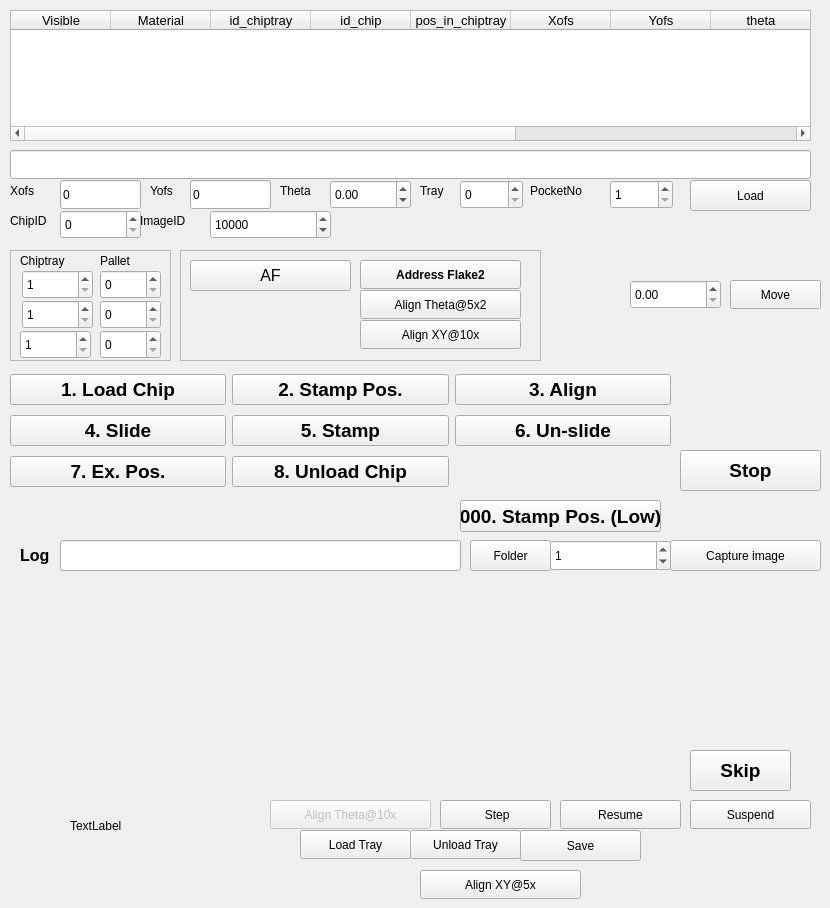
      <widget class="QWidget" name="tab">
       <attribute name="title">
        <string>ページ</string>
       </attribute>
       <widget class="QTableWidget" name="tdmtableWidget">
        <property name="geometry">
         <rect>
          <x>10</x>
          <y>10</y>
          <width>801</width>
          <height>131</height>
         </rect>
        </property>
        <property name="font">
         <font>
          <pointsize>10</pointsize>
         </font>
        </property>
        <column>
         <property name="text">
          <string>Visible</string>
         </property>
        </column>
        <column>
         <property name="text">
          <string>Material</string>
         </property>
        </column>
        <column>
         <property name="text">
          <string>id_chiptray</string>
         </property>
        </column>
        <column>
         <property name="text">
          <string>id_chip</string>
         </property>
        </column>
        <column>
         <property name="text">
          <string>pos_in_chiptray</string>
         </property>
        </column>
        <column>
         <property name="text">
          <string>Xofs</string>
         </property>
        </column>
        <column>
         <property name="text">
          <string>Yofs</string>
         </property>
        </column>
        <column>
         <property name="text">
          <string>theta</string>
         </property>
        </column>
        <column>
         <property name="text">
          <string>alpha</string>
         </property>
        </column>
        <column>
         <property name="text">
          <string>filename</string>
         </property>
        </column>
        <column>
         <property name="text">
          <string>url</string>
         </property>
        </column>
       </widget>
       <widget class="QToolButton" name="pushButton_LoadFile">
        <property name="geometry">
         <rect>
          <x>690</x>
          <y>180</y>
          <width>121</width>
          <height>31</height>
         </rect>
        </property>
        <property name="text">
         <string>Load</string>
        </property>
       </widget>
       <widget class="QToolButton" name="pushButton_SaveFile">
        <property name="geometry">
         <rect>
          <x>520</x>
          <y>830</y>
          <width>121</width>
          <height>31</height>
         </rect>
        </property>
        <property name="text">
         <string>Save</string>
        </property>
       </widget>
       <widget class="QPushButton" name="pushButton_Suspend">
        <property name="geometry">
         <rect>
          <x>690</x>
          <y>800</y>
          <width>121</width>
          <height>29</height>
         </rect>
        </property>
        <property name="text">
         <string>Suspend</string>
        </property>
       </widget>
       <widget class="QPushButton" name="pushButton_Resume">
        <property name="geometry">
         <rect>
          <x>560</x>
          <y>800</y>
          <width>121</width>
          <height>29</height>
         </rect>
        </property>
        <property name="text">
         <string>Resume</string>
        </property>
       </widget>
       <widget class="QPushButton" name="pushButton_Stop">
        <property name="geometry">
         <rect>
          <x>680</x>
          <y>450</y>
          <width>141</width>
          <height>41</height>
         </rect>
        </property>
        <property name="font">
         <font>
          <pointsize>14</pointsize>
          <weight>75</weight>
          <bold>true</bold>
         </font>
        </property>
        <property name="text">
         <string>Stop</string>
        </property>
       </widget>
       <widget class="QPushButton" name="pushButton_StartStep">
        <property name="geometry">
         <rect>
          <x>440</x>
          <y>800</y>
          <width>111</width>
          <height>29</height>
         </rect>
        </property>
        <property name="text">
         <string> Step</string>
        </property>
       </widget>
       <widget class="QPushButton" name="pushButton_LoadTray">
        <property name="geometry">
         <rect>
          <x>300</x>
          <y>830</y>
          <width>111</width>
          <height>29</height>
         </rect>
        </property>
        <property name="text">
         <string>Load Tray</string>
        </property>
       </widget>
       <widget class="QPushButton" name="pushButton_UnloadTray">
        <property name="geometry">
         <rect>
          <x>410</x>
          <y>830</y>
          <width>111</width>
          <height>29</height>
         </rect>
        </property>
        <property name="text">
         <string>Unload Tray</string>
        </property>
       </widget>
       <widget class="QPushButton" name="pushButton_AlignFlakeTheta10x">
        <property name="enabled">
         <bool>false</bool>
        </property>
        <property name="geometry">
         <rect>
          <x>270</x>
          <y>800</y>
          <width>161</width>
          <height>29</height>
         </rect>
        </property>
        <property name="text">
         <string>Align Theta@10x</string>
        </property>
       </widget>
       <widget class="QLabel" name="label_Status">
        <property name="geometry">
         <rect>
          <x>70</x>
          <y>800</y>
          <width>211</width>
          <height>51</height>
         </rect>
        </property>
        <property name="text">
         <string>TextLabel</string>
        </property>
       </widget>
       <widget class="QLineEdit" name="lineEdit_Filename">
        <property name="geometry">
         <rect>
          <x>10</x>
          <y>150</y>
          <width>801</width>
          <height>29</height>
         </rect>
        </property>
       </widget>
       <widget class="QLineEdit" name="lineEdit_Xofs">
        <property name="geometry">
         <rect>
          <x>60</x>
          <y>180</y>
          <width>81</width>
          <height>29</height>
         </rect>
        </property>
        <property name="text">
         <string>0</string>
        </property>
       </widget>
       <widget class="QLineEdit" name="lineEdit_Yofs">
        <property name="geometry">
         <rect>
          <x>190</x>
          <y>180</y>
          <width>81</width>
          <height>29</height>
         </rect>
        </property>
        <property name="text">
         <string>0</string>
        </property>
       </widget>
       <widget class="QLabel" name="label_Status_2">
        <property name="geometry">
         <rect>
          <x>10</x>
          <y>180</y>
          <width>41</width>
          <height>21</height>
         </rect>
        </property>
        <property name="text">
         <string>Xofs</string>
        </property>
       </widget>
       <widget class="QLabel" name="label_Status_3">
        <property name="geometry">
         <rect>
          <x>150</x>
          <y>180</y>
          <width>41</width>
          <height>21</height>
         </rect>
        </property>
        <property name="text">
         <string>Yofs</string>
        </property>
       </widget>
       <widget class="QLabel" name="label_Status_4">
        <property name="geometry">
         <rect>
          <x>280</x>
          <y>180</y>
          <width>41</width>
          <height>21</height>
         </rect>
        </property>
        <property name="text">
         <string>Theta</string>
        </property>
       </widget>
       <widget class="QDoubleSpinBox" name="doubleSpinBox_Rotangle">
        <property name="geometry">
         <rect>
          <x>330</x>
          <y>180</y>
          <width>81</width>
          <height>29</height>
         </rect>
        </property>
        <property name="decimals">
         <number>2</number>
        </property>
        <property name="minimum">
         <double>-180.000000000000000</double>
        </property>
        <property name="maximum">
         <double>360.000000000000000</double>
        </property>
        <property name="singleStep">
         <double>0.010000000000000</double>
        </property>
       </widget>
       <widget class="QSpinBox" name="spinBox_PosinChiptray">
        <property name="geometry">
         <rect>
          <x>610</x>
          <y>180</y>
          <width>63</width>
          <height>29</height>
         </rect>
        </property>
        <property name="minimum">
         <number>1</number>
        </property>
        <property name="maximum">
         <number>36</number>
        </property>
       </widget>
       <widget class="QLabel" name="label_Status_5">
        <property name="geometry">
         <rect>
          <x>530</x>
          <y>180</y>
          <width>71</width>
          <height>21</height>
         </rect>
        </property>
        <property name="text">
         <string>PocketNo</string>
        </property>
       </widget>
       <widget class="QLabel" name="label_Status_6">
        <property name="geometry">
         <rect>
          <x>420</x>
          <y>180</y>
          <width>71</width>
          <height>21</height>
         </rect>
        </property>
        <property name="text">
         <string>Tray</string>
        </property>
       </widget>
       <widget class="QSpinBox" name="spinBox_ChiptrayNo">
        <property name="geometry">
         <rect>
          <x>460</x>
          <y>180</y>
          <width>63</width>
          <height>29</height>
         </rect>
        </property>
        <property name="minimum">
         <number>0</number>
        </property>
        <property name="maximum">
         <number>10000</number>
        </property>
        <property name="value">
         <number>0</number>
        </property>
       </widget>
       <widget class="QDoubleSpinBox" name="doubleSpinBox_LinearStage">
        <property name="geometry">
         <rect>
          <x>630</x>
          <y>280</y>
          <width>91</width>
          <height>29</height>
         </rect>
        </property>
        <property name="decimals">
         <number>2</number>
        </property>
        <property name="maximum">
         <double>3000.000000000000000</double>
        </property>
       </widget>
       <widget class="QPushButton" name="pushButton_MoveLinearStage">
        <property name="geometry">
         <rect>
          <x>730</x>
          <y>280</y>
          <width>91</width>
          <height>29</height>
         </rect>
        </property>
        <property name="text">
         <string>Move</string>
        </property>
       </widget>
       <widget class="QFrame" name="frame_5">
        <property name="geometry">
         <rect>
          <x>10</x>
          <y>250</y>
          <width>161</width>
          <height>111</height>
         </rect>
        </property>
        <property name="frameShape">
         <enum>QFrame::StyledPanel</enum>
        </property>
        <property name="frameShadow">
         <enum>QFrame::Raised</enum>
        </property>
        <widget class="QLabel" name="label_Status_7">
         <property name="geometry">
          <rect>
           <x>90</x>
           <y>0</y>
           <width>71</width>
           <height>21</height>
          </rect>
         </property>
         <property name="text">
          <string>Pallet</string>
         </property>
        </widget>
        <widget class="QSpinBox" name="spinBox_ChiptrayNo_2">
         <property name="geometry">
          <rect>
           <x>12</x>
           <y>50</y>
           <width>71</width>
           <height>29</height>
          </rect>
         </property>
         <property name="minimum">
          <number>1</number>
         </property>
         <property name="maximum">
          <number>10000</number>
         </property>
        </widget>
        <widget class="QSpinBox" name="spinBox_ChiptrayNo_1">
         <property name="geometry">
          <rect>
           <x>12</x>
           <y>20</y>
           <width>71</width>
           <height>29</height>
          </rect>
         </property>
         <property name="minimum">
          <number>1</number>
         </property>
         <property name="maximum">
          <number>10000</number>
         </property>
        </widget>
        <widget class="QLabel" name="label_Status_8">
         <property name="geometry">
          <rect>
           <x>10</x>
           <y>0</y>
           <width>91</width>
           <height>21</height>
          </rect>
         </property>
         <property name="text">
          <string>Chiptray</string>
         </property>
        </widget>
        <widget class="QSpinBox" name="spinBox_PalletNo_1">
         <property name="geometry">
          <rect>
           <x>90</x>
           <y>20</y>
           <width>61</width>
           <height>29</height>
          </rect>
         </property>
         <property name="minimum">
          <number>0</number>
         </property>
         <property name="maximum">
          <number>2</number>
         </property>
        </widget>
        <widget class="QSpinBox" name="spinBox_PalletNo_2">
         <property name="geometry">
          <rect>
           <x>90</x>
           <y>50</y>
           <width>61</width>
           <height>29</height>
          </rect>
         </property>
         <property name="minimum">
          <number>0</number>
         </property>
         <property name="maximum">
          <number>2</number>
         </property>
        </widget>
        <widget class="QSpinBox" name="spinBox_PalletNo_3">
         <property name="geometry">
          <rect>
           <x>90</x>
           <y>80</y>
           <width>61</width>
           <height>29</height>
          </rect>
         </property>
         <property name="minimum">
          <number>0</number>
         </property>
         <property name="maximum">
          <number>2</number>
         </property>
        </widget>
        <widget class="QSpinBox" name="spinBox_ChiptrayNo_3">
         <property name="geometry">
          <rect>
           <x>10</x>
           <y>80</y>
           <width>71</width>
           <height>29</height>
          </rect>
         </property>
         <property name="minimum">
          <number>1</number>
         </property>
         <property name="maximum">
          <number>10000</number>
         </property>
        </widget>
       </widget>
       <widget class="QFrame" name="frame_2">
        <property name="geometry">
         <rect>
          <x>180</x>
          <y>250</y>
          <width>361</width>
          <height>111</height>
         </rect>
        </property>
        <property name="frameShape">
         <enum>QFrame::StyledPanel</enum>
        </property>
        <property name="frameShadow">
         <enum>QFrame::Raised</enum>
        </property>
        <widget class="QPushButton" name="pushButton_AddressFlake2">
         <property name="geometry">
          <rect>
           <x>180</x>
           <y>10</y>
           <width>161</width>
           <height>29</height>
          </rect>
         </property>
         <property name="font">
          <font>
           <weight>75</weight>
           <bold>true</bold>
          </font>
         </property>
         <property name="text">
          <string>Address Flake2</string>
         </property>
        </widget>
        <widget class="QPushButton" name="pushButton_AlignFlakeTheta5x2">
         <property name="geometry">
          <rect>
           <x>180</x>
           <y>40</y>
           <width>161</width>
           <height>29</height>
          </rect>
         </property>
         <property name="text">
          <string>Align Theta@5x2</string>
         </property>
        </widget>
        <widget class="QPushButton" name="pushButton_AlignFlakeXY10x2">
         <property name="geometry">
          <rect>
           <x>180</x>
           <y>70</y>
           <width>161</width>
           <height>29</height>
          </rect>
         </property>
         <property name="text">
          <string>Align XY@10x</string>
         </property>
        </widget>
        <widget class="QPushButton" name="pushButton_AutoFocus">
         <property name="geometry">
          <rect>
           <x>10</x>
           <y>10</y>
           <width>161</width>
           <height>31</height>
          </rect>
         </property>
         <property name="font">
          <font>
           <pointsize>12</pointsize>
           <weight>50</weight>
           <bold>false</bold>
          </font>
         </property>
         <property name="text">
          <string>AF</string>
         </property>
        </widget>
       </widget>
       <widget class="QPushButton" name="pushButton_SetPicFolder">
        <property name="geometry">
         <rect>
          <x>470</x>
          <y>540</y>
          <width>81</width>
          <height>31</height>
         </rect>
        </property>
        <property name="text">
         <string>Folder</string>
        </property>
       </widget>
       <widget class="QLineEdit" name="lineEdit_picFolder">
        <property name="geometry">
         <rect>
          <x>60</x>
          <y>540</y>
          <width>401</width>
          <height>31</height>
         </rect>
        </property>
       </widget>
       <widget class="QSpinBox" name="spinBox_pic_count">
        <property name="geometry">
         <rect>
          <x>550</x>
          <y>540</y>
          <width>121</width>
          <height>31</height>
         </rect>
        </property>
        <property name="minimum">
         <number>0</number>
        </property>
        <property name="maximum">
         <number>1000</number>
        </property>
        <property name="value">
         <number>1</number>
        </property>
       </widget>
       <widget class="QLabel" name="label_67">
        <property name="geometry">
         <rect>
          <x>20</x>
          <y>540</y>
          <width>61</width>
          <height>31</height>
         </rect>
        </property>
        <property name="font">
         <font>
          <pointsize>12</pointsize>
          <weight>75</weight>
          <bold>true</bold>
         </font>
        </property>
        <property name="text">
         <string>Log</string>
        </property>
       </widget>
       <widget class="QPushButton" name="pushButton_CaptureImage">
        <property name="geometry">
         <rect>
          <x>670</x>
          <y>540</y>
          <width>151</width>
          <height>31</height>
         </rect>
        </property>
        <property name="text">
         <string>Capture image</string>
        </property>
       </widget>
       <widget class="QPushButton" name="pushButton_Skip">
        <property name="geometry">
         <rect>
          <x>690</x>
          <y>750</y>
          <width>101</width>
          <height>41</height>
         </rect>
        </property>
        <property name="font">
         <font>
          <pointsize>14</pointsize>
          <weight>75</weight>
          <bold>true</bold>
         </font>
        </property>
        <property name="text">
         <string>Skip</string>
        </property>
       </widget>
       <widget class="QPushButton" name="pushButton_AlignFlakeXY5x">
        <property name="geometry">
         <rect>
          <x>420</x>
          <y>870</y>
          <width>161</width>
          <height>29</height>
         </rect>
        </property>
        <property name="text">
         <string>Align XY@5x</string>
        </property>
       </widget>
       <widget class="QWidget" name="gridLayoutWidget">
        <property name="geometry">
         <rect>
          <x>10</x>
          <y>370</y>
          <width>661</width>
          <height>121</height>
         </rect>
        </property>
        <layout class="QGridLayout" name="gridLayout_2">
         <item row="0" column="1">
          <widget class="QPushButton" name="pushButton_Alignment_Pos">
           <property name="font">
            <font>
             <pointsize>14</pointsize>
             <weight>75</weight>
             <bold>true</bold>
            </font>
           </property>
           <property name="text">
            <string>2. Stamp Pos.</string>
           </property>
          </widget>
         </item>
         <item row="0" column="0">
          <widget class="QPushButton" name="pushButton_LoadChip">
           <property name="font">
            <font>
             <pointsize>14</pointsize>
             <weight>75</weight>
             <bold>true</bold>
            </font>
           </property>
           <property name="text">
            <string>1. Load Chip</string>
           </property>
          </widget>
         </item>
         <item row="0" column="2">
          <widget class="QPushButton" name="pushButton_AutoAlign">
           <property name="font">
            <font>
             <pointsize>14</pointsize>
             <weight>75</weight>
             <bold>true</bold>
            </font>
           </property>
           <property name="text">
            <string>3. Align</string>
           </property>
          </widget>
         </item>
         <item row="1" column="0">
          <widget class="QPushButton" name="pushButton_Stamp_Fukki">
           <property name="font">
            <font>
             <pointsize>14</pointsize>
             <weight>75</weight>
             <bold>true</bold>
            </font>
           </property>
           <property name="text">
            <string>4. Slide</string>
           </property>
          </widget>
         </item>
         <item row="1" column="1">
          <widget class="QPushButton" name="pushButton_Stamp">
           <property name="font">
            <font>
             <pointsize>14</pointsize>
             <weight>75</weight>
             <bold>true</bold>
            </font>
           </property>
           <property name="text">
            <string>5. Stamp</string>
           </property>
          </widget>
         </item>
         <item row="1" column="2">
          <widget class="QPushButton" name="pushButton_Stamp_Taihi">
           <property name="font">
            <font>
             <pointsize>14</pointsize>
             <weight>75</weight>
             <bold>true</bold>
            </font>
           </property>
           <property name="text">
            <string>6. Un-slide</string>
           </property>
          </widget>
         </item>
         <item row="2" column="1">
          <widget class="QPushButton" name="pushButton_UnloadChip">
           <property name="font">
            <font>
             <pointsize>14</pointsize>
             <weight>75</weight>
             <bold>true</bold>
            </font>
           </property>
           <property name="text">
            <string>8. Unload Chip</string>
           </property>
          </widget>
         </item>
         <item row="2" column="0">
          <widget class="QPushButton" name="pushButton_Exchange_Pos">
           <property name="font">
            <font>
             <pointsize>14</pointsize>
             <weight>75</weight>
             <bold>true</bold>
            </font>
           </property>
           <property name="text">
            <string>7. Ex. Pos.</string>
           </property>
          </widget>
         </item>
        </layout>
       </widget>
       <widget class="QSpinBox" name="spinBox_ChipID">
        <property name="geometry">
         <rect>
          <x>60</x>
          <y>210</y>
          <width>81</width>
          <height>29</height>
         </rect>
        </property>
        <property name="minimum">
         <number>0</number>
        </property>
        <property name="maximum">
         <number>1000000000</number>
        </property>
        <property name="value">
         <number>0</number>
        </property>
       </widget>
       <widget class="QLabel" name="label_Status_9">
        <property name="geometry">
         <rect>
          <x>10</x>
          <y>210</y>
          <width>51</width>
          <height>21</height>
         </rect>
        </property>
        <property name="text">
         <string>ChipID</string>
        </property>
       </widget>
       <widget class="QLabel" name="label_Status_10">
        <property name="geometry">
         <rect>
          <x>140</x>
          <y>210</y>
          <width>61</width>
          <height>21</height>
         </rect>
        </property>
        <property name="text">
         <string>ImageID</string>
        </property>
       </widget>
       <widget class="QSpinBox" name="spinBox_ImageID">
        <property name="geometry">
         <rect>
          <x>210</x>
          <y>210</y>
          <width>121</width>
          <height>29</height>
         </rect>
        </property>
        <property name="minimum">
         <number>0</number>
        </property>
        <property name="maximum">
         <number>1000000000</number>
        </property>
        <property name="value">
         <number>10000</number>
        </property>
       </widget>
       <widget class="QPushButton" name="pushButton_Alignment_Pos_Low">
        <property name="geometry">
         <rect>
          <x>460</x>
          <y>500</y>
          <width>201</width>
          <height>32</height>
         </rect>
        </property>
        <property name="font">
         <font>
          <pointsize>14</pointsize>
          <weight>75</weight>
          <bold>true</bold>
         </font>
        </property>
        <property name="text">
         <string>000. Stamp Pos. (Low)</string>
        </property>
       </widget>
       <zorder>label_Status</zorder>
       <zorder>frame_5</zorder>
       <zorder>tdmtableWidget</zorder>
       <zorder>pushButton_LoadFile</zorder>
       <zorder>pushButton_SaveFile</zorder>
       <zorder>pushButton_Suspend</zorder>
       <zorder>pushButton_Resume</zorder>
       <zorder>pushButton_Stop</zorder>
       <zorder>pushButton_StartStep</zorder>
       <zorder>pushButton_LoadTray</zorder>
       <zorder>pushButton_UnloadTray</zorder>
       <zorder>pushButton_AlignFlakeTheta10x</zorder>
       <zorder>lineEdit_Filename</zorder>
       <zorder>lineEdit_Xofs</zorder>
       <zorder>lineEdit_Yofs</zorder>
       <zorder>label_Status_2</zorder>
       <zorder>label_Status_3</zorder>
       <zorder>label_Status_4</zorder>
       <zorder>doubleSpinBox_Rotangle</zorder>
       <zorder>spinBox_PosinChiptray</zorder>
       <zorder>label_Status_5</zorder>
       <zorder>label_Status_6</zorder>
       <zorder>spinBox_ChiptrayNo</zorder>
       <zorder>doubleSpinBox_LinearStage</zorder>
       <zorder>pushButton_MoveLinearStage</zorder>
       <zorder>frame_2</zorder>
       <zorder>pushButton_SetPicFolder</zorder>
       <zorder>lineEdit_picFolder</zorder>
       <zorder>spinBox_pic_count</zorder>
       <zorder>label_67</zorder>
       <zorder>pushButton_CaptureImage</zorder>
       <zorder>pushButton_Skip</zorder>
       <zorder>pushButton_AlignFlakeXY5x</zorder>
       <zorder>gridLayoutWidget</zorder>
       <zorder>spinBox_ChipID</zorder>
       <zorder>label_Status_9</zorder>
       <zorder>label_Status_10</zorder>
       <zorder>spinBox_ImageID</zorder>
       <zorder>pushButton_Alignment_Pos_Low</zorder>
      </widget>
